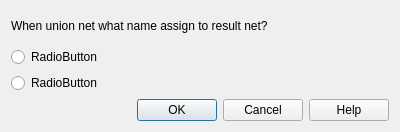
<?xml version="1.0" encoding="UTF-8"?>
<ui version="4.0">
 <class>SdDNetUnion</class>
 <widget class="QDialog" name="SdDNetUnion">
  <property name="windowModality">
   <enum>Qt::WindowModal</enum>
  </property>
  <property name="geometry">
   <rect>
    <x>0</x>
    <y>0</y>
    <width>400</width>
    <height>132</height>
   </rect>
  </property>
  <property name="windowTitle">
   <string>Net union</string>
  </property>
  <property name="sizeGripEnabled">
   <bool>false</bool>
  </property>
  <property name="modal">
   <bool>true</bool>
  </property>
  <layout class="QVBoxLayout" name="verticalLayout">
   <item>
    <widget class="QLabel" name="label">
     <property name="text">
      <string>When union net what name assign to result net?</string>
     </property>
    </widget>
   </item>
   <item>
    <widget class="QRadioButton" name="mFirst">
     <property name="toolTip">
      <string>First variant of resul net name</string>
     </property>
     <property name="text">
      <string>RadioButton</string>
     </property>
     <attribute name="buttonGroup">
      <string notr="true">buttonGroup</string>
     </attribute>
    </widget>
   </item>
   <item>
    <widget class="QRadioButton" name="mSecond">
     <property name="toolTip">
      <string>Second variant of result net name</string>
     </property>
     <property name="text">
      <string>RadioButton</string>
     </property>
     <attribute name="buttonGroup">
      <string notr="true">buttonGroup</string>
     </attribute>
    </widget>
   </item>
   <item>
    <widget class="QDialogButtonBox" name="buttonBox">
     <property name="orientation">
      <enum>Qt::Horizontal</enum>
     </property>
     <property name="standardButtons">
      <set>QDialogButtonBox::Cancel|QDialogButtonBox::Help|QDialogButtonBox::Ok</set>
     </property>
    </widget>
   </item>
  </layout>
 </widget>
 <resources/>
 <connections>
  <connection>
   <sender>buttonBox</sender>
   <signal>accepted()</signal>
   <receiver>SdDNetUnion</receiver>
   <slot>accept()</slot>
   <hints>
    <hint type="sourcelabel">
     <x>248</x>
     <y>254</y>
    </hint>
    <hint type="destinationlabel">
     <x>157</x>
     <y>274</y>
    </hint>
   </hints>
  </connection>
  <connection>
   <sender>buttonBox</sender>
   <signal>rejected()</signal>
   <receiver>SdDNetUnion</receiver>
   <slot>reject()</slot>
   <hints>
    <hint type="sourcelabel">
     <x>316</x>
     <y>260</y>
    </hint>
    <hint type="destinationlabel">
     <x>286</x>
     <y>274</y>
    </hint>
   </hints>
  </connection>
 </connections>
 <buttongroups>
  <buttongroup name="buttonGroup"/>
 </buttongroups>
</ui>
